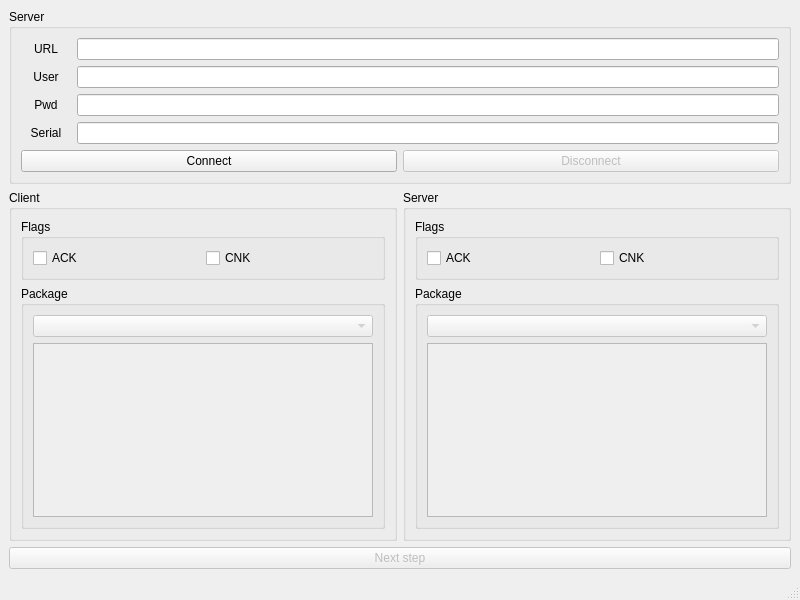
<?xml version="1.0" encoding="UTF-8"?>
<ui version="4.0">
 <class>MainWindow</class>
 <widget class="QMainWindow" name="MainWindow">
  <property name="geometry">
   <rect>
    <x>0</x>
    <y>0</y>
    <width>800</width>
    <height>600</height>
   </rect>
  </property>
  <property name="windowTitle">
   <string>Happy GardenPi Test</string>
  </property>
  <widget class="QWidget" name="centralwidget">
   <layout class="QHBoxLayout" name="horizontalLayout">
    <item>
     <layout class="QVBoxLayout" name="verticalLayout">
      <item>
       <widget class="QGroupBox" name="groupBox">
        <property name="enabled">
         <bool>true</bool>
        </property>
        <property name="sizePolicy">
         <sizepolicy hsizetype="Preferred" vsizetype="Fixed">
          <horstretch>0</horstretch>
          <verstretch>0</verstretch>
         </sizepolicy>
        </property>
        <property name="title">
         <string>Server</string>
        </property>
        <layout class="QVBoxLayout" name="verticalLayout_3">
         <item>
          <layout class="QHBoxLayout" name="horizontalLayout_6">
           <item>
            <widget class="QLabel" name="label">
             <property name="minimumSize">
              <size>
               <width>50</width>
               <height>0</height>
              </size>
             </property>
             <property name="maximumSize">
              <size>
               <width>50</width>
               <height>16777215</height>
              </size>
             </property>
             <property name="text">
              <string>URL</string>
             </property>
             <property name="alignment">
              <set>Qt::AlignCenter</set>
             </property>
            </widget>
           </item>
           <item>
            <widget class="QLineEdit" name="edtURL"/>
           </item>
          </layout>
         </item>
         <item>
          <layout class="QHBoxLayout" name="horizontalLayout_4">
           <item>
            <widget class="QLabel" name="label_2">
             <property name="minimumSize">
              <size>
               <width>50</width>
               <height>0</height>
              </size>
             </property>
             <property name="maximumSize">
              <size>
               <width>50</width>
               <height>16777215</height>
              </size>
             </property>
             <property name="text">
              <string>User</string>
             </property>
             <property name="alignment">
              <set>Qt::AlignCenter</set>
             </property>
            </widget>
           </item>
           <item>
            <widget class="QLineEdit" name="edtUser"/>
           </item>
          </layout>
         </item>
         <item>
          <layout class="QHBoxLayout" name="horizontalLayout_5">
           <item>
            <widget class="QLabel" name="label_3">
             <property name="minimumSize">
              <size>
               <width>50</width>
               <height>0</height>
              </size>
             </property>
             <property name="maximumSize">
              <size>
               <width>50</width>
               <height>16777215</height>
              </size>
             </property>
             <property name="text">
              <string>Pwd</string>
             </property>
             <property name="alignment">
              <set>Qt::AlignCenter</set>
             </property>
            </widget>
           </item>
           <item>
            <widget class="QLineEdit" name="edtPwd">
             <property name="echoMode">
              <enum>QLineEdit::Password</enum>
             </property>
            </widget>
           </item>
          </layout>
         </item>
         <item>
          <layout class="QHBoxLayout" name="horizontalLayout_3">
           <item>
            <widget class="QLabel" name="label_4">
             <property name="minimumSize">
              <size>
               <width>50</width>
               <height>0</height>
              </size>
             </property>
             <property name="maximumSize">
              <size>
               <width>50</width>
               <height>16777215</height>
              </size>
             </property>
             <property name="text">
              <string>Serial</string>
             </property>
             <property name="alignment">
              <set>Qt::AlignCenter</set>
             </property>
            </widget>
           </item>
           <item>
            <widget class="QLineEdit" name="edtSerail"/>
           </item>
          </layout>
         </item>
         <item>
          <layout class="QHBoxLayout" name="horizontalLayout_9">
           <item>
            <widget class="QPushButton" name="btnConnect">
             <property name="text">
              <string>Connect</string>
             </property>
            </widget>
           </item>
           <item>
            <widget class="QPushButton" name="btnDisconnect">
             <property name="enabled">
              <bool>false</bool>
             </property>
             <property name="text">
              <string>Disconnect</string>
             </property>
            </widget>
           </item>
          </layout>
         </item>
        </layout>
       </widget>
      </item>
      <item>
       <layout class="QHBoxLayout" name="horizontalLayout_2">
        <item>
         <widget class="QGroupBox" name="groupBox_3">
          <property name="title">
           <string>Client</string>
          </property>
          <layout class="QVBoxLayout" name="verticalLayout_2">
           <item>
            <widget class="QGroupBox" name="groupBox_5">
             <property name="title">
              <string>Flags</string>
             </property>
             <layout class="QHBoxLayout" name="horizontalLayout_7">
              <item>
               <widget class="QCheckBox" name="ckbClientAck">
                <property name="text">
                 <string>ACK</string>
                </property>
               </widget>
              </item>
              <item>
               <widget class="QCheckBox" name="ckbClientCnk">
                <property name="text">
                 <string>CNK</string>
                </property>
               </widget>
              </item>
             </layout>
            </widget>
           </item>
           <item>
            <widget class="QGroupBox" name="groupBox_4">
             <property name="title">
              <string>Package</string>
             </property>
             <layout class="QVBoxLayout" name="verticalLayout_5">
              <item>
               <widget class="QComboBox" name="cmbClientPackage">
                <property name="enabled">
                 <bool>false</bool>
                </property>
               </widget>
              </item>
              <item>
               <widget class="QPlainTextEdit" name="txtClient">
                <property name="enabled">
                 <bool>false</bool>
                </property>
               </widget>
              </item>
             </layout>
            </widget>
           </item>
          </layout>
         </widget>
        </item>
        <item>
         <widget class="QGroupBox" name="groupBox_2">
          <property name="title">
           <string>Server</string>
          </property>
          <layout class="QVBoxLayout" name="verticalLayout_4">
           <item>
            <widget class="QGroupBox" name="groupBox_7">
             <property name="title">
              <string>Flags</string>
             </property>
             <layout class="QHBoxLayout" name="horizontalLayout_8">
              <item>
               <widget class="QCheckBox" name="ckbServerAck">
                <property name="text">
                 <string>ACK</string>
                </property>
               </widget>
              </item>
              <item>
               <widget class="QCheckBox" name="ckbServerCnk">
                <property name="text">
                 <string>CNK</string>
                </property>
               </widget>
              </item>
             </layout>
            </widget>
           </item>
           <item>
            <widget class="QGroupBox" name="groupBox_6">
             <property name="title">
              <string>Package</string>
             </property>
             <layout class="QVBoxLayout" name="verticalLayout_6">
              <item>
               <widget class="QComboBox" name="cmbServerPackage">
                <property name="enabled">
                 <bool>false</bool>
                </property>
               </widget>
              </item>
              <item>
               <widget class="QPlainTextEdit" name="txtServer">
                <property name="enabled">
                 <bool>false</bool>
                </property>
               </widget>
              </item>
             </layout>
            </widget>
           </item>
          </layout>
         </widget>
        </item>
       </layout>
      </item>
      <item>
       <widget class="QPushButton" name="btnNext">
        <property name="enabled">
         <bool>false</bool>
        </property>
        <property name="text">
         <string>Next step</string>
        </property>
       </widget>
      </item>
     </layout>
    </item>
   </layout>
  </widget>
  <widget class="QMenuBar" name="menubar">
   <property name="geometry">
    <rect>
     <x>0</x>
     <y>0</y>
     <width>800</width>
     <height>24</height>
    </rect>
   </property>
  </widget>
  <widget class="QStatusBar" name="statusbar"/>
 </widget>
 <resources/>
 <connections/>
</ui>
